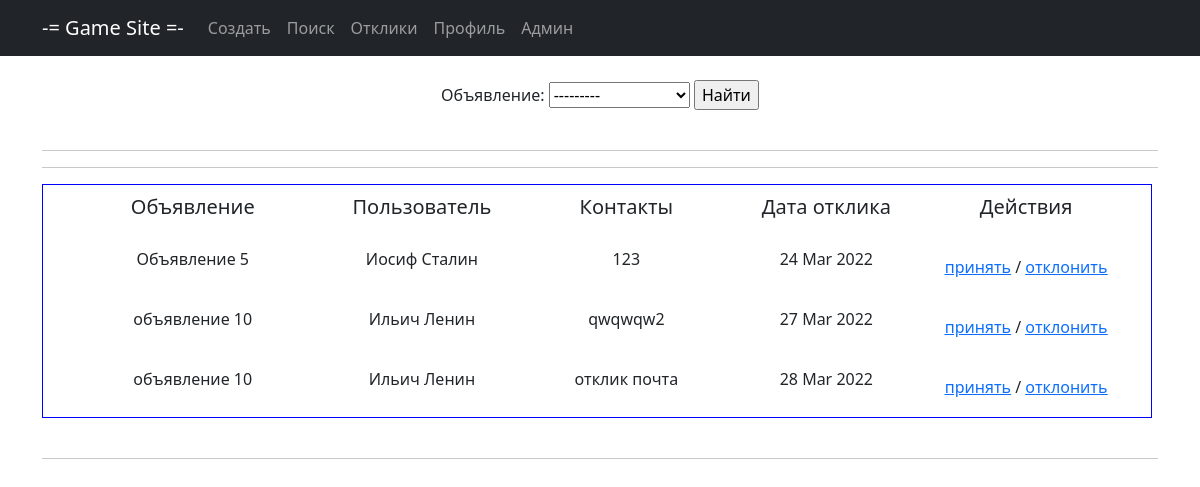
Page /response/ (signed in) on the earlier database version.
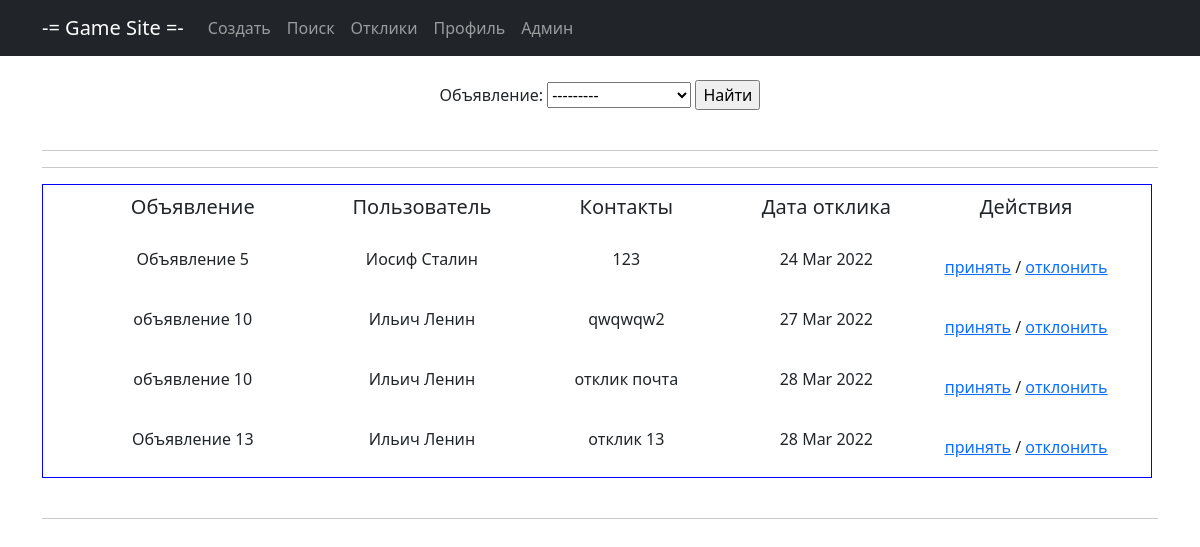
Same page on the later database version.
### main/models.py (models this page shows, shortened)
class Response(models.Model):
    note = models.ForeignKey(Note, on_delete=models.CASCADE, verbose_name='Объявление')
    user_response = models.ForeignKey(User, on_delete=models.CASCADE, verbose_name='id_автора_отклика')
    user_fio = models.CharField(max_length=64, default="ФИО не задано", verbose_name='ФИО_автора_объявления')
    content = models.TextField(verbose_name='Контент отклика')
    datetime = models.DateTimeField(auto_now_add=True, verbose_name='Дата отклика')
    status = models.BooleanField(default=False, verbose_name='Статус отклика')

class Note(models.Model):
    title = models.CharField(max_length=128, verbose_name='Название')
    content = RichTextUploadingField(verbose_name='Контент')
    datetime = models.DateTimeField(auto_now_add=True, verbose_name='Дата создания')
    user = models.ForeignKey(User, blank=True, null=True, on_delete=models.CASCADE, verbose_name='Пользователь')
    category = models.ForeignKey(Category, on_delete=models.CASCADE, verbose_name='Категория')
    def __str__(self):
        return f'{self.title}'

### main/views.py (the view)
# urls.py: path('response/', ResponseList.as_view(), name='response'),
class ResponseList(ListView):
    template_name = 'user_response.html'
    context_object_name = 'responses'
    ordering = ['-datetime']
    paginate_by = 5
    def get_queryset(self, **kwargs):
        user_id = self.request.user.id
        return Response.objects.filter(note__user=user_id).filter(status=False)
    def get_context_data(self, **kwargs):
        context = super().get_context_data(**kwargs)
        context['filter'] = ResponseFilter(self.request.GET, queryset=self.get_queryset())
        return context

### templates/user_response.html (shortened to what this page needs)
{% extends 'static/default.html' %}
{% block content %}
<br>
<form method="GET">
    {{ filter.form }}
    <input type="submit" value="Найти">
</form><br>
<hr>
<hr>
<table cellspacing="5" cellpadding="10" border="1"
       style=" border-spacing : 10px; border-color : blue; border-style: solid;" bgcolor="FFFFFF">
    <tr>
        <td width="300">
            <h5>Объявление</h5>
        </td>
        <td width="100">
            <h5>Пользователь</h5>
        </td>
        <td width="250">
            <h5>Контакты</h5>
        </td>
        <td width="150">
            <h5>Дата отклика</h5>
        </td>
        <td width="250">
            <h5>Действия</h5>
        </td>
    </tr>
    {% for response in filter.qs %}
    <tr>
        <td>
            <p align="center">{{ response.note }}</p>
        </td>
        <td>
            <p align="center">{{ response.user_fio }}</p>
        </td>
        <td>
            <p align="center">{{ response.content }}</p>
        </td>
        <td>
            <p align="center">{{ response.datetime | date:"d M Y" }}</p>
        </td>
        <td>
            <a href="{% url 'accept' response.id %}"><u>принять</u></a>
            /
            <a href="{% url 'remove' response.id %}"><u>отклонить</u></a>
        </td>
    </tr>
    {% endfor %}
</table>
<br>
<hr>
{% endblock content %}

Differences in the rows shown:
added Response: note "Объявление 13", user_fio "Ильич Ленин", content "отклик 13", datetime "28 Mar 2022"
